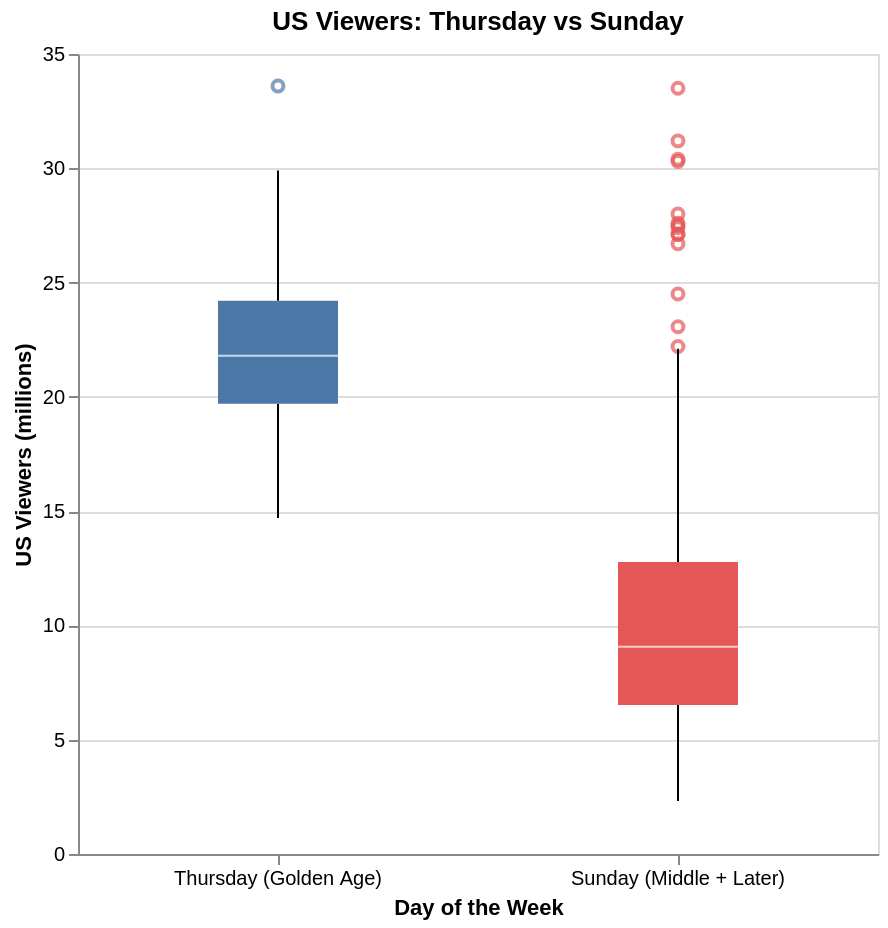

Notebook code for this chart:
### Code cell
# Box plot Thursday vs Sunday
# Thursday = seasons 2-5 (Golden Age), Sunday = seasons 1+6-27 (spans all eras)
thu_sun_labels = ["Thursday\n(Golden Age)", "Sunday\n(Middle + Later)"]

df_thu_sun["weekday_label"] = df_thu_sun["weekday"].map(
    {
        "Thursday": thu_sun_labels[0],
        "Sunday": thu_sun_labels[1],
    }
)

alt.Chart(df_thu_sun).mark_boxplot(size=60).encode(
    x=alt.X(
        "weekday_label:N",
        sort=thu_sun_labels,
        title="Day of the Week",
        axis=alt.Axis(labelAngle=0),
    ),
    y=alt.Y("us_viewers_in_millions:Q", title="US Viewers (millions)"),
    color=alt.Color(
        "weekday_label:N",
        sort=thu_sun_labels,
        legend=None,
        scale=alt.Scale(domain=thu_sun_labels, range=["#4c78a8", "#e45756"]),
    ),
).properties(width=400, height=400, title="US Viewers: Thursday vs Sunday")

### Figure 1 — Vega-Lite specification as saved in the notebook (floating-point values rounded to 4 significant figures; data arrays with more than 128 entries replaced by an {"elided": "..."} marker saying what was removed)
{"config": {"view": {"continuousWidth": 300, "continuousHeight": 300}}, "data": {"name": "data-77322d1c67c04a2ed3f0b6abe65d3e68"}, "mark": {"type": "boxplot", "size": 60}, "encoding": {"color": {"field": "weekday_label", "legend": null, "scale": {"domain": ["Thursday\n(Golden Age)", "Sunday\n(Middle + Later)"], "range": ["#4c78a8", "#e45756"]}, "sort": ["Thursday\n(Golden Age)", "Sunday\n(Middle + Later)"], "type": "nominal"}, "x": {"axis": {"labelAngle": 0}, "field": "weekday_label", "sort": ["Thursday\n(Golden Age)", "Sunday\n(Middle + Later)"], "title": "Day of the Week", "type": "nominal"}, "y": {"field": "us_viewers_in_millions", "title": "US Viewers (millions)", "type": "quantitative"}}, "height": 400, "title": "US Viewers: Thursday vs Sunday", "width": 400, "$schema": "https://vega.github.io/schema/vega-lite/v6.1.0.json", "datasets": {"data-77322d1c67c04a2ed3f0b6abe65d3e68": {"elided": "591 records"}}}
